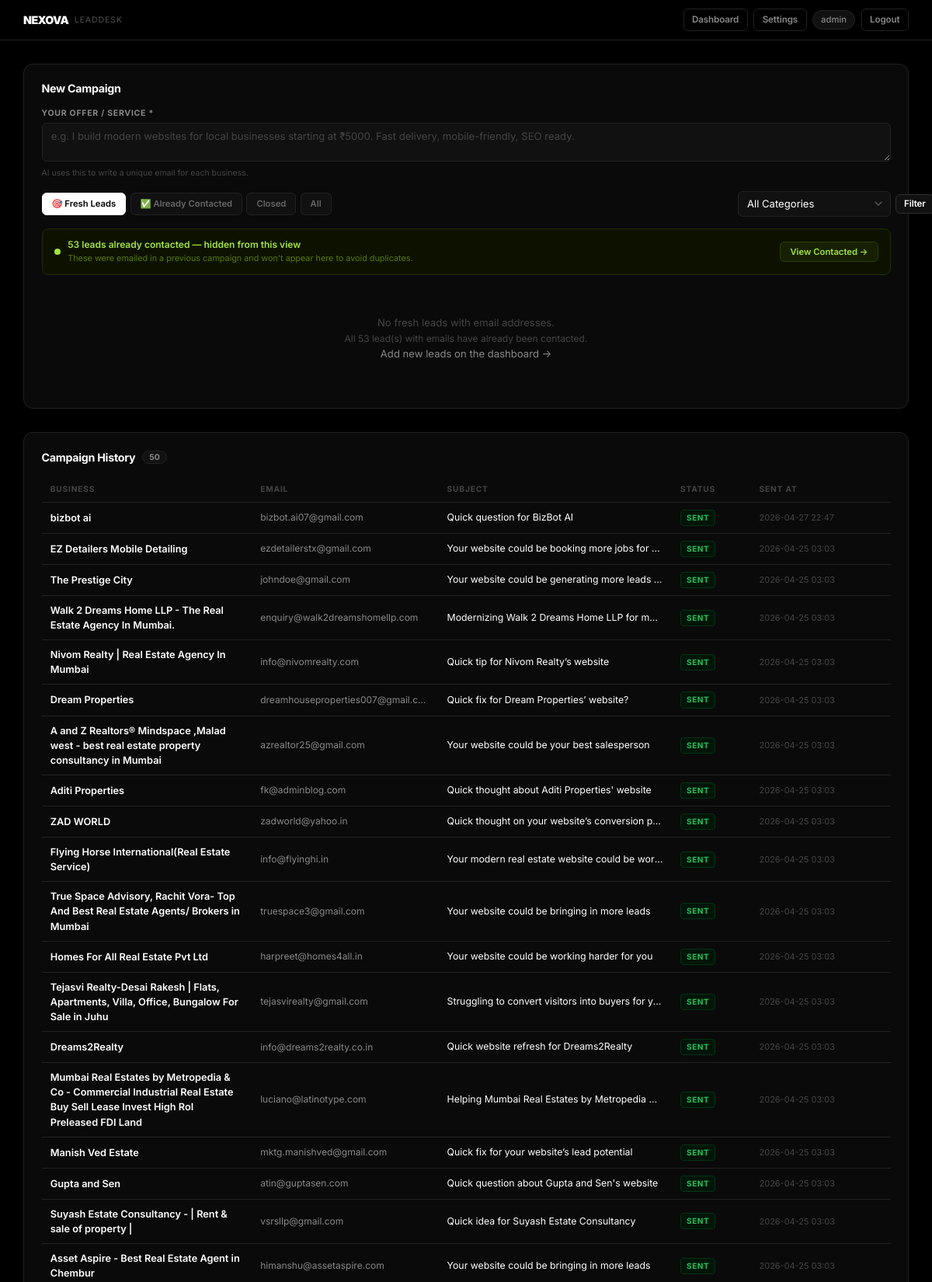
/campaign (signed in, upper part), run on the app's committed database.
### tables this page shows
CREATE TABLE campaign_logs (
        id       INTEGER PRIMARY KEY AUTOINCREMENT,
        lead_id  INTEGER NOT NULL,
        email    TEXT    NOT NULL,
        subject  TEXT    NOT NULL,
        body     TEXT    NOT NULL,
        status   TEXT    NOT NULL DEFAULT 'sent',
        sent_at  TEXT    NOT NULL
    );

CREATE TABLE leads (
        id            INTEGER PRIMARY KEY AUTOINCREMENT,
        business_name TEXT    NOT NULL,
        phone         TEXT    NOT NULL UNIQUE,
        email         TEXT    UNIQUE,
        website       TEXT,
        category      TEXT    NOT NULL DEFAULT 'Other',
        notes         TEXT,
        status        TEXT    NOT NULL DEFAULT 'New',
        assigned_to   TEXT    NOT NULL,
        date_added    TEXT    NOT NULL
    );

### app.py (the view)
@app.route("/campaign")
@login_required
def campaign():
    db       = get_db()
    config   = load_config()
    category = request.args.get("category", "")
    status_param = request.args.get("status", "New").strip()
    status = status_param if status_param else "New"
    q, p = "SELECT * FROM leads WHERE email IS NOT NULL AND email!=''", []
    if category: q += " AND category=?"; p.append(category)
    if status != "all": q += " AND status=?"; p.append(status)
    q += " ORDER BY id DESC"
    leads = db.execute(q, p).fetchall()
    base_q, base_p = "SELECT COUNT(*) FROM leads WHERE email IS NOT NULL AND email!=''", []
    if category:
        base_q += " AND category=?"; base_p.append(category)
    total_with_email  = db.execute(base_q, base_p).fetchone()[0]
    contacted_count   = db.execute(
        base_q.replace("COUNT(*)", "COUNT(*)") +
        " AND status='Contacted'", base_p).fetchone()[0]
    logs = db.execute("""
        SELECT cl.*, l.business_name FROM campaign_logs cl
        JOIN leads l ON cl.lead_id=l.id
        ORDER BY cl.id DESC LIMIT 50
    """).fetchall()
    return render_template("campaign.html",
        leads=leads, logs=logs, config=config,
        categories=CATEGORIES, statuses=STATUSES,
        current_user=session["user"],
        active_category=category, active_status=status,
        total_with_email=total_with_email,
        contacted_count=contacted_count)

### app.py (called while the page is built)
def load_config():
    if os.path.exists(CONFIG_PATH):
        with open(CONFIG_PATH) as f:
            return json.load(f)
    return {}

def get_db():
    if "db" not in g:
        g.db = sqlite3.connect(DB_PATH)
        g.db.row_factory = sqlite3.Row
    return g.db

def login_required(f):
    @wraps(f)
    def decorated(*args, **kwargs):
        if "user" not in session:
            return redirect(url_for("login"))
        return f(*args, **kwargs)
    return decorated

### templates/campaign.html (shortened to what this page needs)
<!DOCTYPE html>
<html lang="en">
<head>
  <link rel="stylesheet" href="{{ url_for('static', filename='style.css') }}" />
</head>
<body>
  <nav class="topnav">
    <div class="topnav-brand">
      <span class="brand-name">NEXOVA</span>
      <span class="brand-sub">LeadDesk</span>
    </div>
    <div class="topnav-right">
      <a href="{{ url_for('dashboard') }}" class="btn btn-ghost btn-sm">Dashboard</a>
      <a href="{{ url_for('settings') }}" class="btn btn-ghost btn-sm">Settings</a>
      <span class="nav-user">{{ current_user }}</span>
      <a href="{{ url_for('logout') }}" class="btn btn-ghost btn-sm">Logout</a>
    </div>
  </nav>
  <div class="page-container">
    <section class="card">
      <h2 class="section-title">New Campaign</h2>
      <div class="form-group" style="margin-bottom:1rem;">
        <label>Your Offer / Service *</label>
        <textarea id="offerText" rows="2"
          placeholder="e.g. I build modern websites for local businesses starting at ₹5000. Fast delivery, mobile-friendly, SEO ready."></textarea>
        <span class="field-hint">AI uses this to write a unique email for each business.</span>
      </div>
      <div style="margin-bottom:1rem;">
        <div style="display:flex;align-items:center;justify-content:space-between;flex-wrap:wrap;gap:0.75rem;">
          <div class="filter-tabs">
            <a href="{{ url_for('campaign', category=active_category, status='New') }}"
               class="filter-tab {% if active_status=='New' %}active{% endif %}">
              🎯 Fresh Leads
            </a>
            <a href="{{ url_for('campaign', category=active_category, status='Contacted') }}"
               class="filter-tab {% if active_status=='Contacted' %}active-contacted{% endif %}">
              ✅ Already Contacted
            </a>
            <a href="{{ url_for('campaign', category=active_category, status='Closed') }}"
               class="filter-tab {% if active_status=='Closed' %}active{% endif %}">
              Closed
            </a>
            <a href="{{ url_for('campaign', category=active_category, status='all') }}"
               class="filter-tab {% if active_status=='all' %}active{% endif %}">
              All
            </a>
          </div>
          <form method="GET" action="{{ url_for('campaign') }}">
            <div style="display:flex;gap:0.4rem;align-items:center;">
              <select name="category" class="filter-select" style="min-width:140px;">
                <option value="">All Categories</option>
              </select>
              <button type="submit" class="btn btn-secondary btn-sm">Filter</button>
            </div>
          </form>
        </div>
      </div>
      {% if active_status == 'New' and contacted_count > 0 %}
      <div class="contacted-banner">
        <div class="contacted-banner-left">
          <div class="contacted-dot"></div>
          <div>
            <div class="contacted-banner-text">{{ contacted_count }} lead{{ 's' if contacted_count != 1 }} already contacted — hidden from this view</div>
            <div class="contacted-banner-sub">These were emailed in a previous campaign and won't appear here to avoid duplicates.</div>
          </div>
        </div>
        <a href="{{ url_for('campaign', category=active_category, status='Contacted') }}" class="view-all-link">View Contacted →</a>
      </div>
      {% endif %}
      {% if leads %}
      <div class="table-wrap" style="margin-bottom:1rem;">
        <table>
          <thead>
            <tr>
              <th><input type="checkbox" id="selectAll" title="Select all fresh leads" /></th>
              <th>Business</th>
              <th>Email</th>
              <th>Category</th>
              <th>Status</th>
              <th>Notes</th>
            </tr>
          </thead>
          <tbody>
            {% for lead in leads %}
            <tr class="{% if lead.status == 'Contacted' or lead.status == 'Closed' %}row-contacted{% endif %}">
              <td>
                {% if lead.status == 'Contacted' or lead.status == 'Closed' %}
                  <input type="checkbox" class="lead-cb" value="{{ lead.id }}" disabled title="Already contacted" />
                {% else %}
                  <input type="checkbox" class="lead-cb" value="{{ lead.id }}" />
                {% endif %}
              </td>
              <td class="td-name">{{ lead.business_name }}</td>
              <td class="td-email">{{ lead.email }}</td>
              <td><span class="tag tag-cat">{{ lead.category }}</span></td>
              <td>
                {% if lead.status == 'Contacted' %}
                  <span class="pill-contacted">Contacted</span>
                {% elif lead.status == 'Closed' %}
                  <span class="pill-closed">Closed</span>
                {% else %}
                  <span class="pill-new">New</span>
                {% endif %}
              </td>
              <td style="color:var(--text-muted);font-size:0.78rem;">{{ lead.notes or '—' }}</td>
            </tr>
            {% endfor %}
          </tbody>
        </table>
      </div>
      <div style="display:flex;align-items:center;gap:1rem;flex-wrap:wrap;">
        <button id="generateBtn" class="btn btn-primary">Generate Emails with AI</button>
        <span id="selCount" style="font-size:0.8rem;color:var(--text-muted);">0 leads selected</span>
      </div>
      {% else %}
      <div class="empty-state">
        {% if active_status == 'New' %}
          No fresh leads with email addresses.
          {% if contacted_count > 0 %}
            <br /><span style="font-size:0.8rem;">All {{ contacted_count }} lead(s) with emails have already been contacted.</span>
          {% endif %}
          <br /><a href="{{ url_for('dashboard') }}" style="color:var(--text-muted);">Add new leads on the dashboard →</a>
        {% elif active_status == 'Contacted' %}
          No contacted leads yet. Send your first campaign!
        {% else %}
          No leads with email addresses for this filter.<br />
          <a href="{{ url_for('dashboard') }}" style="color:var(--text-muted);">Add leads with emails on the dashboard →</a>
        {% endif %}
      </div>
      {% endif %}
    </section>
    {% if logs %}
    <section class="card">
      <h2 class="section-title">Campaign History <span class="badge">{{ logs|length }}</span></h2>
      <div class="table-wrap">
        <table>
          <thead>
            <tr>
              <th>Business</th>
              <th>Email</th>
              <th>Subject</th>
              <th>Status</th>
              <th>Sent At</th>
            </tr>
          </thead>
          <tbody>
            {% for log in logs %}
            <tr>
              <td class="td-name">{{ log.business_name }}</td>
              <td class="td-email">{{ log.email }}</td>
              <td style="max-width:200px;overflow:hidden;text-overflow:ellipsis;white-space:nowrap;font-size:0.82rem;">
                {{ log.subject }}</td>
              <td>
                <span class="tag tag-status {% if log.status=='sent' %}tag-closed{% else %}tag-fail{% endif %}">
                  {{ log.status }}
                </span>
              </td>
              <td class="td-date">{{ log.sent_at }}</td>
            </tr>
            {% endfor %}
          </tbody>
        </table>
      </div>
    </section>
    {% endif %}
  </div>
</body>
</html>

### templates/campaign.html (style rules this page uses)
.contacted-banner { display: flex; align-items: center; justify-content: space-between; gap: 1rem; background: #0d1200; border: 1px solid #1e2e00; border-radius: 8px; padding: 0.75rem 1rem; margin-bottom: 1rem; flex-wrap: wrap; }
.contacted-banner-left { display: flex; align-items: center; gap: 0.65rem; }
.contacted-dot { width: 8px; height: 8px; border-radius: 50%; background: #a3e635; flex-shrink: 0; }
.contacted-banner-text { font-size: 0.8rem; font-weight: 600; color: #a3e635; }
.contacted-banner-sub { font-size: 0.72rem; color: #5a7a00; margin-top: 1px; }
.view-all-link { font-size: 0.75rem; font-weight: 600; color: #a3e635; border: 1px solid #2a4000; background: #162000; padding: 4px 12px; border-radius: 6px; text-decoration: none; transition: all 0.12s; white-space: nowrap; }
.filter-tabs { display: flex; gap: 0.35rem; flex-wrap: wrap; }
.filter-tab { font-size: 0.75rem; font-weight: 600; padding: 5px 12px; border-radius: 6px; border: 1px solid #222; background: #111; color: #666; cursor: pointer; text-decoration: none; transition: all 0.12s; white-space: nowrap; }
.filter-tab.active { background: #fff; color: #000; border-color: #fff; }

### data on the page
campaign_logs: business_name "bizbot ai", email "bizbot.ai07@gmail.com", subject "Quick question for BizBot AI", status "SENT", sent_at "2026-04-27 22:47"
campaign_logs: business_name "EZ Detailers Mobile Detailing", email "ezdetailerstx@gmail.com", subject "Your website could be booking more jobs for…", status "SENT", sent_at "2026-04-25 03:03"
campaign_logs: business_name "The Prestige City", email "johndoe@gmail.com", subject "Your website could be generating more leads…", status "SENT", sent_at "2026-04-25 03:03"
campaign_logs: business_name "Walk 2 Dreams Home LLP - The Real Estate Agency In Mumbai.", email "enquiry@walk2dreamshomellp.com", subject "Modernizing Walk 2 Dreams Home LLP for m…", status "SENT", sent_at "2026-04-25 03:03"
campaign_logs: business_name "Nivom Realty | Real Estate Agency In Mumbai", email "info@nivomrealty.com", subject "Quick tip for Nivom Realty’s website", status "SENT", sent_at "2026-04-25 03:03"
campaign_logs: business_name "Dream Properties", email "dreamhouseproperties007@gmail.c…", subject "Quick fix for Dream Properties’ website?", status "SENT", sent_at "2026-04-25 03:03"
campaign_logs: business_name "A and Z Realtors® Mindspace ,Malad west - best real estate property consultancy in Mumbai", email "azrealtor25@gmail.com", subject "Your website could be your best salesperson", status "SENT", sent_at "2026-04-25 03:03"
campaign_logs: business_name "Aditi Properties", email "fk@adminblog.com", subject "Quick thought about Aditi Properties' website", status "SENT", sent_at "2026-04-25 03:03"
campaign_logs: business_name "ZAD WORLD", email "zadworld@yahoo.in", subject "Quick thought on your website’s conversion p…", status "SENT", sent_at "2026-04-25 03:03"
campaign_logs: business_name "Flying Horse International(Real Estate Service)", email "info@flyinghi.in", subject "Your modern real estate website could be wor…", status "SENT", sent_at "2026-04-25 03:03"
campaign_logs: business_name "True Space Advisory, Rachit Vora- Top And Best Real Estate Agents/ Brokers in Mumbai", email "truespace3@gmail.com", subject "Your website could be bringing in more leads", status "SENT", sent_at "2026-04-25 03:03"
campaign_logs: business_name "Homes For All Real Estate Pvt Ltd", email "harpreet@homes4all.in", subject "Your website could be working harder for you", status "SENT", sent_at "2026-04-25 03:03"
campaign_logs: business_name "Tejasvi Realty-Desai Rakesh | Flats, Apartments, Villa, Office, Bungalow For Sale in Juhu", email "tejasvirealty@gmail.com", subject "Struggling to convert visitors into buyers for y…", status "SENT", sent_at "2026-04-25 03:03"
campaign_logs: business_name "Dreams2Realty", email "info@dreams2realty.co.in", subject "Quick website refresh for Dreams2Realty", status "SENT", sent_at "2026-04-25 03:03"
campaign_logs: business_name "Mumbai Real Estates by Metropedia & Co - Commercial Industrial Real Estate Buy Sell Lease Invest High RoI Preleased FDI Land", email "luciano@latinotype.com", subject "Helping Mumbai Real Estates by Metropedia &…", status "SENT", sent_at "2026-04-25 03:03"
campaign_logs: business_name "Manish Ved Estate", email "mktg.manishved@gmail.com", subject "Quick fix for your website’s lead potential", status "SENT", sent_at "2026-04-25 03:03"
campaign_logs: business_name "Gupta and Sen", email "atin@guptasen.com", subject "Quick question about Gupta and Sen's website", status "SENT", sent_at "2026-04-25 03:03"
campaign_logs: business_name "Suyash Estate Consultancy - | Rent & sale of property |", email "vsrsllp@gmail.com", subject "Quick idea for Suyash Estate Consultancy", status "SENT", sent_at "2026-04-25 03:03"
campaign_logs: business_name "Asset Aspire - Best Real Estate Agent in Chembur", email "himanshu@assetaspire.com", subject "Your website could be bringing in more leads", status "SENT", sent_at "2026-04-25 03:03"

### other printed values
{{ current_user }} "admin"
{{ contacted_count }} "53"
{{ 's' if contacted_count != 1 }} "s"
{{ logs|length }} "50"
